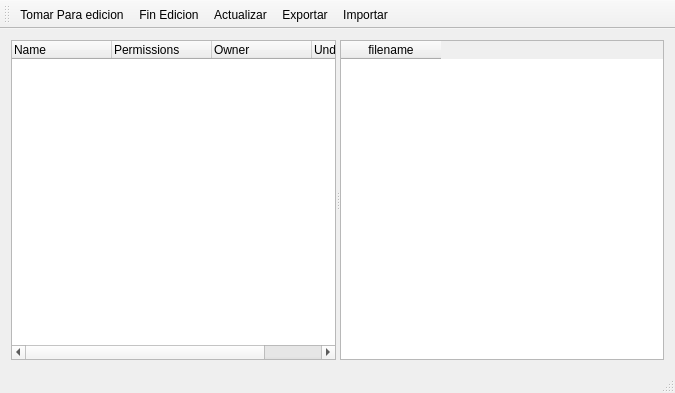
<?xml version="1.0" encoding="UTF-8"?>
<ui version="4.0">
 <class>MainWindow</class>
 <widget class="QMainWindow" name="MainWindow">
  <property name="geometry">
   <rect>
    <x>0</x>
    <y>0</y>
    <width>675</width>
    <height>393</height>
   </rect>
  </property>
  <property name="windowTitle">
   <string>MainWindow</string>
  </property>
  <widget class="QWidget" name="centralWidget">
   <layout class="QVBoxLayout" name="verticalLayout">
    <item>
     <widget class="QSplitter" name="splitter">
      <property name="orientation">
       <enum>Qt::Horizontal</enum>
      </property>
      <widget class="QTreeWidget" name="treeWidget">
       <property name="editTriggers">
        <set>QAbstractItemView::AllEditTriggers</set>
       </property>
       <property name="alternatingRowColors">
        <bool>true</bool>
       </property>
       <property name="animated">
        <bool>true</bool>
       </property>
       <property name="allColumnsShowFocus">
        <bool>true</bool>
       </property>
       <column>
        <property name="text">
         <string>Name</string>
        </property>
       </column>
       <column>
        <property name="text">
         <string>Permissions</string>
        </property>
       </column>
       <column>
        <property name="text">
         <string>Owner</string>
        </property>
       </column>
       <column>
        <property name="text">
         <string>Under Edition</string>
        </property>
       </column>
      </widget>
      <widget class="QTableWidget" name="tableWidget">
       <column>
        <property name="text">
         <string>filename</string>
        </property>
       </column>
      </widget>
     </widget>
    </item>
   </layout>
  </widget>
  <widget class="QMenuBar" name="menuBar">
   <property name="geometry">
    <rect>
     <x>0</x>
     <y>0</y>
     <width>675</width>
     <height>24</height>
    </rect>
   </property>
  </widget>
  <widget class="QToolBar" name="mainToolBar">
   <attribute name="toolBarArea">
    <enum>TopToolBarArea</enum>
   </attribute>
   <attribute name="toolBarBreak">
    <bool>false</bool>
   </attribute>
   <addaction name="actionTomar_Para_edicion"/>
   <addaction name="actionFin_Edicion"/>
   <addaction name="actionActualizar"/>
   <addaction name="actionExportar"/>
   <addaction name="actionImportar"/>
  </widget>
  <widget class="QStatusBar" name="statusBar"/>
  <action name="actionTomar_Para_edicion">
   <property name="icon">
    <iconset resource="iconos.qrc">
     <normaloff>:/actions/ic_cloud_download_black_48dp.png</normaloff>:/actions/ic_cloud_download_black_48dp.png</iconset>
   </property>
   <property name="text">
    <string>Tomar Para edicion</string>
   </property>
  </action>
  <action name="actionFin_Edicion">
   <property name="icon">
    <iconset resource="iconos.qrc">
     <normaloff>:/actions/ic_cloud_done_black_48dp.png</normaloff>:/actions/ic_cloud_done_black_48dp.png</iconset>
   </property>
   <property name="text">
    <string>Fin Edicion</string>
   </property>
  </action>
  <action name="actionExportar">
   <property name="icon">
    <iconset resource="iconos.qrc">
     <normaloff>:/actions/ic_file_download_black_48dp.png</normaloff>:/actions/ic_file_download_black_48dp.png</iconset>
   </property>
   <property name="text">
    <string>Exportar</string>
   </property>
  </action>
  <action name="actionImportar">
   <property name="icon">
    <iconset resource="iconos.qrc">
     <normaloff>:/actions/ic_cloud_upload_black_48dp.png</normaloff>:/actions/ic_cloud_upload_black_48dp.png</iconset>
   </property>
   <property name="text">
    <string>Importar</string>
   </property>
  </action>
  <action name="actionActualizar">
   <property name="icon">
    <iconset resource="iconos.qrc">
     <normaloff>:/ic_cached_black_48dp.png</normaloff>:/ic_cached_black_48dp.png</iconset>
   </property>
   <property name="text">
    <string>Actualizar</string>
   </property>
  </action>
 </widget>
 <layoutdefault spacing="6" margin="11"/>
 <resources>
  <include location="iconos.qrc"/>
 </resources>
 <connections/>
</ui>
